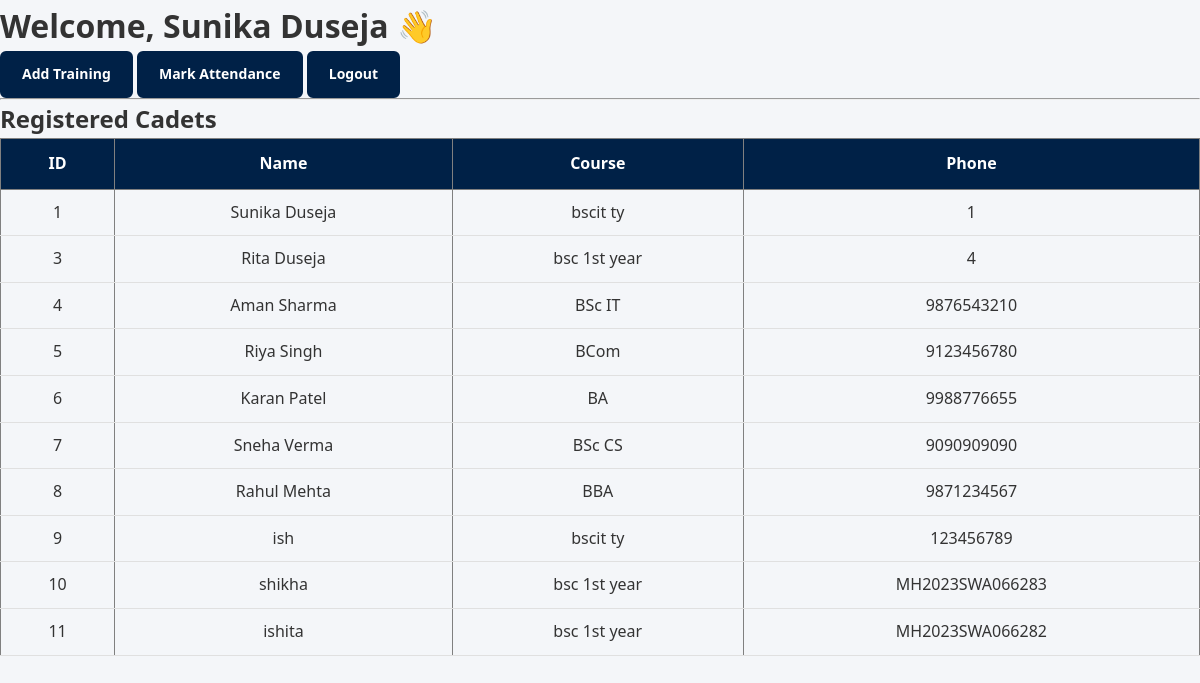
The app's page /admin-dashboard.php (signed in) with its own data.
### tables this page shows
CREATE TABLE `cadets` (
  `id` int(11) NOT NULL,
  `fullname` varchar(100) NOT NULL,
  `dob` date DEFAULT NULL,
  `gender` varchar(10) DEFAULT NULL,
  `course` varchar(100) DEFAULT NULL,
  `phone` varchar(20) DEFAULT NULL,
  `password` varchar(255) NOT NULL,
  `created_at` timestamp NOT NULL DEFAULT current_timestamp(),
  `rank` varchar(50) DEFAULT 'Cadet'
);

### admin-dashboard.php (the view, shortened to what this page needs)
<?php
include "config.php";
?>
<!DOCTYPE html>
<html>
<head>
    <link rel="stylesheet" href="style.css">
</head>
<body>
<div class="dashboard-container">
    <h1>Welcome, <?php echo $_SESSION['admin_name']; ?> 👋</h1>
    <div class="dashboard-menu">
        <a href="add-training.php" class="btn">Add Training</a>
        <a href="mark-attendance.php" class="btn">Mark Attendance</a>
        <a href="logout.php" class="btn btn-danger">Logout</a>
    </div>
    <hr>
    <h2>Registered Cadets</h2>
    <table border="1" cellpadding="10">
        <tr>
            <th>ID</th>
            <th>Name</th>
            <th>Course</th>
            <th>Phone</th>
        </tr>
        <?php
        $result = $conn->query("SELECT * FROM cadets");
        while ($row = $result->fetch_assoc()) {
            echo "<tr>
                    <td>{$row['id']}</td>
                    <td>{$row['fullname']}</td>
                    <td>{$row['course']}</td>
                    <td>{$row['phone']}</td>
                  </tr>";
        }
        ?>
    </table>
</div>
</body>
</html>

### style.css (style rules this page uses)
:root { --primary: #002147; --primary-light: #003366; --accent: #FFD700; --secondary: #4B9CD3; --text-dark: #333; --text-light: #f4f6f9; --white: #ffffff; --gray: #e0e0e0; --shadow: 0 6px 20px rgba(0,0,0,0.08); --max-width: 1200px; }
* { margin: 0; padding: 0; box-sizing: border-box; }
body { font-family: 'Segoe UI', sans-serif; background: var(--text-light); color: var(--text-dark); line-height: 1.6; }
a { text-decoration: none; color: inherit; }
.btn { display: inline-block; padding: 10px 20px; border-radius: 6px; font-size: 14px; font-weight: 600; border: 2px solid var(--primary); background: var(--primary); color: white; transition: 0.3s; }
table { width: 100%; border-collapse: collapse; }
table th { background: var(--primary); color: white; padding: 12px; }
table td { padding: 10px; border-bottom: 1px solid var(--gray); text-align: center; }

### records on screen
cadets: id "1", fullname "Sunika Duseja", course "bscit ty", phone "1"
cadets: id "3", fullname "Rita Duseja", course "bsc 1st year", phone "4"
cadets: id "4", fullname "Aman Sharma", course "BSc IT", phone "9876543210"
cadets: id "5", fullname "Riya Singh", course "BCom", phone "9123456780"
cadets: id "6", fullname "Karan Patel", course "BA", phone "9988776655"
cadets: id "7", fullname "Sneha Verma", course "BSc CS", phone "9090909090"
cadets: id "8", fullname "Rahul Mehta", course "BBA", phone "9871234567"
cadets: id "9", fullname "ish", course "bscit ty", phone "123456789"
cadets: id "10", fullname "shikha", course "bsc 1st year", phone "MH2023SWA066283"
cadets: id "11", fullname "ishita", course "bsc 1st year", phone "MH2023SWA066282"

### other values on screen
$_SESSION['admin_name'] "Sunika Duseja"
